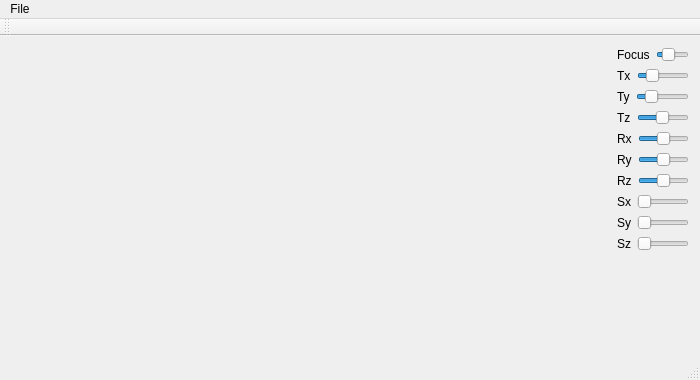
<?xml version="1.0" encoding="UTF-8"?>
<ui version="4.0">
 <class>MainWindow</class>
 <widget class="QMainWindow" name="MainWindow">
  <property name="geometry">
   <rect>
    <x>0</x>
    <y>0</y>
    <width>700</width>
    <height>380</height>
   </rect>
  </property>
  <property name="minimumSize">
   <size>
    <width>500</width>
    <height>0</height>
   </size>
  </property>
  <property name="windowTitle">
   <string>MainWindow</string>
  </property>
  <widget class="QWidget" name="centralWidget">
   <layout class="QFormLayout" name="formLayout">
    <item row="0" column="0">
     <widget class="RenderArea" name="renderArea" native="true">
      <property name="sizePolicy">
       <sizepolicy hsizetype="Preferred" vsizetype="Preferred">
        <horstretch>0</horstretch>
        <verstretch>0</verstretch>
       </sizepolicy>
      </property>
      <property name="minimumSize">
       <size>
        <width>600</width>
        <height>300</height>
       </size>
      </property>
      <zorder>verticalSpacer</zorder>
     </widget>
    </item>
    <item row="0" column="1">
     <layout class="QVBoxLayout" name="verticalLayout">
      <property name="sizeConstraint">
       <enum>QLayout::SetNoConstraint</enum>
      </property>
      <item>
       <layout class="QHBoxLayout" name="horizontalLayout">
        <item>
         <widget class="QLabel" name="label">
          <property name="text">
           <string>Focus</string>
          </property>
         </widget>
        </item>
        <item>
         <widget class="QSlider" name="horizontalSliderFocus">
          <property name="minimum">
           <number>10</number>
          </property>
          <property name="maximum">
           <number>360</number>
          </property>
          <property name="value">
           <number>100</number>
          </property>
          <property name="orientation">
           <enum>Qt::Horizontal</enum>
          </property>
         </widget>
        </item>
       </layout>
      </item>
      <item>
       <layout class="QHBoxLayout" name="horizontalLayout_2">
        <item>
         <widget class="QLabel" name="label_2">
          <property name="text">
           <string>Tx</string>
          </property>
         </widget>
        </item>
        <item>
         <widget class="QSlider" name="horizontalSliderTranslationX">
          <property name="minimum">
           <number>0</number>
          </property>
          <property name="maximum">
           <number>700</number>
          </property>
          <property name="value">
           <number>150</number>
          </property>
          <property name="orientation">
           <enum>Qt::Horizontal</enum>
          </property>
         </widget>
        </item>
       </layout>
      </item>
      <item>
       <layout class="QHBoxLayout" name="horizontalLayout_3">
        <item>
         <widget class="QLabel" name="label_3">
          <property name="text">
           <string>Ty</string>
          </property>
         </widget>
        </item>
        <item>
         <widget class="QSlider" name="horizontalSliderTranslationY">
          <property name="maximum">
           <number>700</number>
          </property>
          <property name="value">
           <number>150</number>
          </property>
          <property name="orientation">
           <enum>Qt::Horizontal</enum>
          </property>
         </widget>
        </item>
       </layout>
      </item>
      <item>
       <layout class="QHBoxLayout" name="horizontalLayout_4">
        <item>
         <widget class="QLabel" name="label_4">
          <property name="text">
           <string>Tz</string>
          </property>
         </widget>
        </item>
        <item>
         <widget class="QSlider" name="horizontalSliderTranslationZ">
          <property name="minimum">
           <number>1</number>
          </property>
          <property name="maximum">
           <number>1000</number>
          </property>
          <property name="value">
           <number>500</number>
          </property>
          <property name="orientation">
           <enum>Qt::Horizontal</enum>
          </property>
         </widget>
        </item>
       </layout>
      </item>
      <item>
       <layout class="QHBoxLayout" name="horizontalLayout_6">
        <item>
         <widget class="QLabel" name="label_5">
          <property name="text">
           <string>Rx</string>
          </property>
         </widget>
        </item>
        <item>
         <widget class="QSlider" name="horizontalSliderRotateX">
          <property name="minimum">
           <number>-360</number>
          </property>
          <property name="maximum">
           <number>360</number>
          </property>
          <property name="orientation">
           <enum>Qt::Horizontal</enum>
          </property>
         </widget>
        </item>
       </layout>
      </item>
      <item>
       <layout class="QHBoxLayout" name="horizontalLayout_7">
        <item>
         <widget class="QLabel" name="label_6">
          <property name="text">
           <string>Ry</string>
          </property>
         </widget>
        </item>
        <item>
         <widget class="QSlider" name="horizontalSliderRotateY">
          <property name="minimum">
           <number>-360</number>
          </property>
          <property name="maximum">
           <number>360</number>
          </property>
          <property name="orientation">
           <enum>Qt::Horizontal</enum>
          </property>
         </widget>
        </item>
       </layout>
      </item>
      <item>
       <layout class="QHBoxLayout" name="horizontalLayout_8">
        <item>
         <widget class="QLabel" name="label_7">
          <property name="text">
           <string>Rz</string>
          </property>
         </widget>
        </item>
        <item>
         <widget class="QSlider" name="horizontalSliderRotateZ">
          <property name="minimum">
           <number>-360</number>
          </property>
          <property name="maximum">
           <number>360</number>
          </property>
          <property name="orientation">
           <enum>Qt::Horizontal</enum>
          </property>
         </widget>
        </item>
       </layout>
      </item>
      <item>
       <layout class="QHBoxLayout" name="horizontalLayout_9">
        <item>
         <widget class="QLabel" name="label_8">
          <property name="text">
           <string>Sx</string>
          </property>
         </widget>
        </item>
        <item>
         <widget class="QSlider" name="horizontalSliderScaleX">
          <property name="minimum">
           <number>1</number>
          </property>
          <property name="orientation">
           <enum>Qt::Horizontal</enum>
          </property>
         </widget>
        </item>
       </layout>
      </item>
      <item>
       <layout class="QHBoxLayout" name="horizontalLayout_10">
        <item>
         <widget class="QLabel" name="label_9">
          <property name="text">
           <string>Sy</string>
          </property>
         </widget>
        </item>
        <item>
         <widget class="QSlider" name="horizontalSliderScaleY">
          <property name="minimum">
           <number>1</number>
          </property>
          <property name="orientation">
           <enum>Qt::Horizontal</enum>
          </property>
         </widget>
        </item>
       </layout>
      </item>
      <item>
       <layout class="QHBoxLayout" name="horizontalLayout_11">
        <item>
         <widget class="QLabel" name="label_10">
          <property name="text">
           <string>Sz</string>
          </property>
         </widget>
        </item>
        <item>
         <widget class="QSlider" name="horizontalSliderScaleZ">
          <property name="minimum">
           <number>1</number>
          </property>
          <property name="orientation">
           <enum>Qt::Horizontal</enum>
          </property>
         </widget>
        </item>
       </layout>
      </item>
      <item>
       <spacer name="verticalSpacer">
        <property name="orientation">
         <enum>Qt::Vertical</enum>
        </property>
        <property name="sizeHint" stdset="0">
         <size>
          <width>20</width>
          <height>40</height>
         </size>
        </property>
       </spacer>
      </item>
     </layout>
    </item>
   </layout>
  </widget>
  <widget class="QMenuBar" name="menuBar">
   <property name="geometry">
    <rect>
     <x>0</x>
     <y>0</y>
     <width>700</width>
     <height>27</height>
    </rect>
   </property>
   <widget class="QMenu" name="menuFile">
    <property name="title">
     <string>File</string>
    </property>
    <addaction name="actionLoad_Model"/>
    <addaction name="separator"/>
    <addaction name="actionClose"/>
   </widget>
   <addaction name="menuFile"/>
  </widget>
  <widget class="QToolBar" name="mainToolBar">
   <attribute name="toolBarArea">
    <enum>TopToolBarArea</enum>
   </attribute>
   <attribute name="toolBarBreak">
    <bool>false</bool>
   </attribute>
  </widget>
  <widget class="QStatusBar" name="statusBar"/>
  <action name="actionLoad_Model">
   <property name="text">
    <string>Load Model...</string>
   </property>
  </action>
  <action name="actionClose">
   <property name="text">
    <string>Close</string>
   </property>
  </action>
 </widget>
 <layoutdefault spacing="6" margin="11"/>
 <customwidgets>
  <customwidget>
   <class>RenderArea</class>
   <extends>QWidget</extends>
   <header>RenderArea.h</header>
   <container>1</container>
  </customwidget>
 </customwidgets>
 <resources/>
 <connections/>
</ui>
